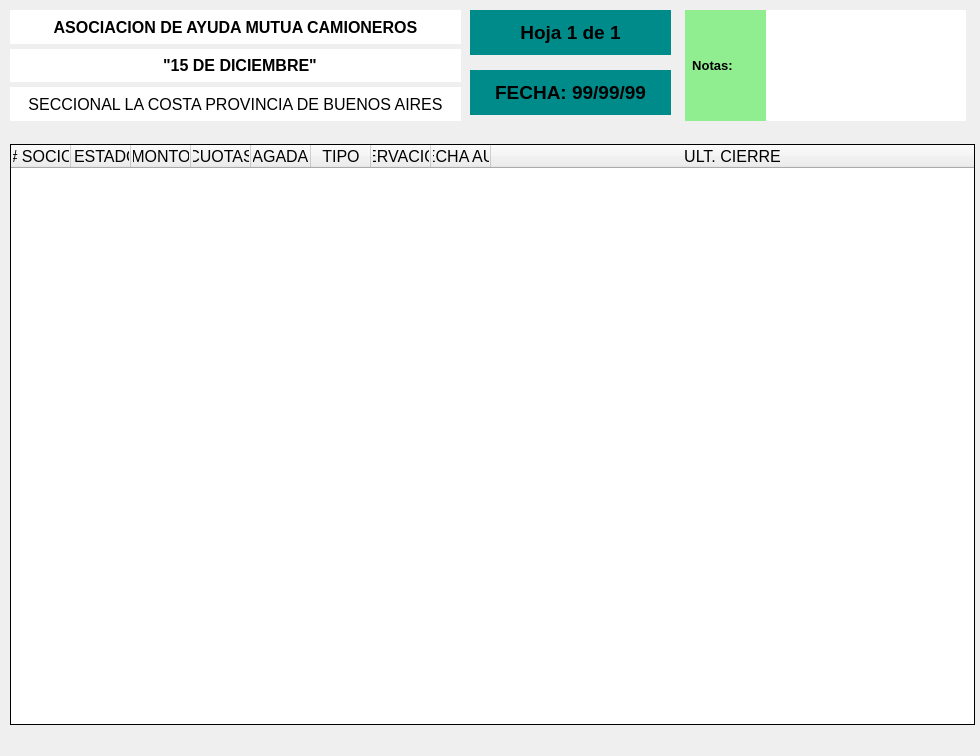
<?xml version="1.0" encoding="UTF-8"?>
<ui version="4.0">
 <class>PrintBusquedaCompras</class>
 <widget class="QWidget" name="PrintBusquedaCompras">
  <property name="geometry">
   <rect>
    <x>0</x>
    <y>0</y>
    <width>980</width>
    <height>756</height>
   </rect>
  </property>
  <property name="windowTitle">
   <string>Imprimiendo busqueda compras</string>
  </property>
  <property name="windowIcon">
   <iconset resource="Icons.qrc">
    <normaloff>:/icon|s/icons/logoNinja.png</normaloff>:/icon|s/icons/logoNinja.png</iconset>
  </property>
  <widget class="QWidget" name="verticalLayoutWidget_3">
   <property name="geometry">
    <rect>
     <x>10</x>
     <y>10</y>
     <width>451</width>
     <height>111</height>
    </rect>
   </property>
   <layout class="QVBoxLayout" name="verticalLayout_5">
    <property name="spacing">
     <number>5</number>
    </property>
    <property name="margin">
     <number>0</number>
    </property>
    <item>
     <layout class="QHBoxLayout" name="horizontalLayout_16">
      <item>
       <widget class="QLabel" name="label_12">
        <property name="font">
         <font>
          <family>Arial</family>
          <pointsize>12</pointsize>
          <weight>75</weight>
          <bold>true</bold>
         </font>
        </property>
        <property name="styleSheet">
         <string>background-color: white;
color: black;</string>
        </property>
        <property name="text">
         <string>ASOCIACION DE AYUDA MUTUA CAMIONEROS</string>
        </property>
        <property name="alignment">
         <set>Qt::AlignCenter</set>
        </property>
       </widget>
      </item>
     </layout>
    </item>
    <item>
     <layout class="QHBoxLayout" name="horizontalLayout_17">
      <item>
       <widget class="QLabel" name="label_13">
        <property name="font">
         <font>
          <family>Arial</family>
          <pointsize>12</pointsize>
          <weight>75</weight>
          <bold>true</bold>
         </font>
        </property>
        <property name="styleSheet">
         <string>background-color: white;
color: black;</string>
        </property>
        <property name="text">
         <string>  &quot;15 DE DICIEMBRE&quot;</string>
        </property>
        <property name="alignment">
         <set>Qt::AlignCenter</set>
        </property>
       </widget>
      </item>
     </layout>
    </item>
    <item>
     <layout class="QHBoxLayout" name="horizontalLayout_18">
      <item>
       <widget class="QLabel" name="label_14">
        <property name="font">
         <font>
          <family>Arial</family>
          <pointsize>12</pointsize>
          <weight>50</weight>
          <bold>false</bold>
         </font>
        </property>
        <property name="styleSheet">
         <string>background-color: white;
color: black;</string>
        </property>
        <property name="text">
         <string>SECCIONAL LA COSTA PROVINCIA DE BUENOS AIRES</string>
        </property>
        <property name="alignment">
         <set>Qt::AlignCenter</set>
        </property>
       </widget>
      </item>
     </layout>
    </item>
   </layout>
  </widget>
  <widget class="QLabel" name="labelHoja">
   <property name="geometry">
    <rect>
     <x>470</x>
     <y>10</y>
     <width>201</width>
     <height>45</height>
    </rect>
   </property>
   <property name="font">
    <font>
     <family>Arial</family>
     <pointsize>14</pointsize>
     <weight>75</weight>
     <bold>true</bold>
    </font>
   </property>
   <property name="styleSheet">
    <string notr="true">background-color: darkcyan;
color: black;</string>
   </property>
   <property name="text">
    <string>Hoja 1 de 1</string>
   </property>
   <property name="alignment">
    <set>Qt::AlignCenter</set>
   </property>
  </widget>
  <widget class="QWidget" name="verticalLayoutWidget_2">
   <property name="geometry">
    <rect>
     <x>760</x>
     <y>10</y>
     <width>211</width>
     <height>111</height>
    </rect>
   </property>
   <layout class="QVBoxLayout" name="verticalLayout_3">
    <property name="spacing">
     <number>5</number>
    </property>
    <property name="leftMargin">
     <number>5</number>
    </property>
    <property name="topMargin">
     <number>0</number>
    </property>
    <property name="rightMargin">
     <number>5</number>
    </property>
    <property name="bottomMargin">
     <number>0</number>
    </property>
    <item>
     <layout class="QHBoxLayout" name="horizontalLayout_21">
      <item>
       <widget class="QLabel" name="labelNotas">
        <property name="font">
         <font>
          <family>Arial</family>
          <pointsize>10</pointsize>
          <weight>75</weight>
          <bold>true</bold>
         </font>
        </property>
        <property name="styleSheet">
         <string notr="true">background-color: white;
color: black;</string>
        </property>
        <property name="text">
         <string/>
        </property>
        <property name="alignment">
         <set>Qt::AlignCenter</set>
        </property>
       </widget>
      </item>
     </layout>
    </item>
   </layout>
  </widget>
  <widget class="QTableWidget" name="tableImpresion">
   <property name="geometry">
    <rect>
     <x>10</x>
     <y>144</y>
     <width>965</width>
     <height>581</height>
    </rect>
   </property>
   <property name="font">
    <font>
     <pointsize>12</pointsize>
    </font>
   </property>
   <property name="whatsThis">
    <string notr="true"/>
   </property>
   <property name="accessibleName">
    <string notr="true"/>
   </property>
   <property name="accessibleDescription">
    <string notr="true"/>
   </property>
   <property name="frameShape">
    <enum>QFrame::Box</enum>
   </property>
   <property name="frameShadow">
    <enum>QFrame::Plain</enum>
   </property>
   <property name="lineWidth">
    <number>1</number>
   </property>
   <property name="midLineWidth">
    <number>1</number>
   </property>
   <property name="verticalScrollBarPolicy">
    <enum>Qt::ScrollBarAlwaysOff</enum>
   </property>
   <property name="horizontalScrollBarPolicy">
    <enum>Qt::ScrollBarAlwaysOff</enum>
   </property>
   <property name="autoScroll">
    <bool>false</bool>
   </property>
   <property name="autoScrollMargin">
    <number>0</number>
   </property>
   <property name="editTriggers">
    <set>QAbstractItemView::NoEditTriggers</set>
   </property>
   <property name="tabKeyNavigation">
    <bool>false</bool>
   </property>
   <property name="showDropIndicator" stdset="0">
    <bool>false</bool>
   </property>
   <property name="dragDropOverwriteMode">
    <bool>false</bool>
   </property>
   <property name="alternatingRowColors">
    <bool>true</bool>
   </property>
   <property name="selectionMode">
    <enum>QAbstractItemView::NoSelection</enum>
   </property>
   <property name="showGrid">
    <bool>true</bool>
   </property>
   <property name="gridStyle">
    <enum>Qt::SolidLine</enum>
   </property>
   <property name="wordWrap">
    <bool>false</bool>
   </property>
   <property name="cornerButtonEnabled">
    <bool>false</bool>
   </property>
   <attribute name="horizontalHeaderVisible">
    <bool>true</bool>
   </attribute>
   <attribute name="horizontalHeaderDefaultSectionSize">
    <number>60</number>
   </attribute>
   <attribute name="horizontalHeaderHighlightSections">
    <bool>false</bool>
   </attribute>
   <attribute name="horizontalHeaderMinimumSectionSize">
    <number>60</number>
   </attribute>
   <attribute name="horizontalHeaderStretchLastSection">
    <bool>true</bool>
   </attribute>
   <attribute name="verticalHeaderVisible">
    <bool>false</bool>
   </attribute>
   <attribute name="verticalHeaderDefaultSectionSize">
    <number>20</number>
   </attribute>
   <attribute name="verticalHeaderHighlightSections">
    <bool>false</bool>
   </attribute>
   <attribute name="verticalHeaderMinimumSectionSize">
    <number>20</number>
   </attribute>
   <column>
    <property name="text">
     <string># SOCIO</string>
    </property>
   </column>
   <column>
    <property name="text">
     <string>PRESTADOR</string>
    </property>
   </column>
   <column>
    <property name="text">
     <string>MONTO</string>
    </property>
   </column>
   <column>
    <property name="text">
     <string>CUOTAS</string>
    </property>
   </column>
   <column>
    <property name="text">
     <string>PAGADAS</string>
    </property>
   </column>
   <column>
    <property name="text">
     <string>TIPO</string>
    </property>
   </column>
   <column>
    <property name="text">
     <string>OBSERVACIONES</string>
    </property>
   </column>
   <column>
    <property name="text">
     <string>FECHA AUT.</string>
    </property>
   </column>
   <column>
    <property name="text">
     <string>ULT. CIERRE</string>
    </property>
   </column>
  </widget>
  <widget class="QLabel" name="labelFecha">
   <property name="geometry">
    <rect>
     <x>470</x>
     <y>70</y>
     <width>201</width>
     <height>45</height>
    </rect>
   </property>
   <property name="font">
    <font>
     <family>Arial</family>
     <pointsize>14</pointsize>
     <weight>75</weight>
     <bold>true</bold>
    </font>
   </property>
   <property name="styleSheet">
    <string notr="true">background-color: darkcyan;
color: black;</string>
   </property>
   <property name="text">
    <string>FECHA: 99/99/99</string>
   </property>
   <property name="alignment">
    <set>Qt::AlignCenter</set>
   </property>
  </widget>
  <widget class="QWidget" name="verticalLayoutWidget">
   <property name="geometry">
    <rect>
     <x>680</x>
     <y>10</y>
     <width>91</width>
     <height>111</height>
    </rect>
   </property>
   <layout class="QVBoxLayout" name="verticalLayout_6">
    <property name="spacing">
     <number>5</number>
    </property>
    <property name="leftMargin">
     <number>5</number>
    </property>
    <property name="topMargin">
     <number>0</number>
    </property>
    <property name="rightMargin">
     <number>5</number>
    </property>
    <property name="bottomMargin">
     <number>0</number>
    </property>
    <item>
     <layout class="QHBoxLayout" name="horizontalLayout_26">
      <item>
       <widget class="QLabel" name="label_17">
        <property name="font">
         <font>
          <family>Arial</family>
          <pointsize>10</pointsize>
          <weight>75</weight>
          <bold>true</bold>
         </font>
        </property>
        <property name="styleSheet">
         <string>background-color: lightgreen;
color: black;</string>
        </property>
        <property name="text">
         <string>  Notas:</string>
        </property>
       </widget>
      </item>
     </layout>
    </item>
   </layout>
  </widget>
 </widget>
 <resources>
  <include location="Icons.qrc"/>
 </resources>
 <connections/>
</ui>
